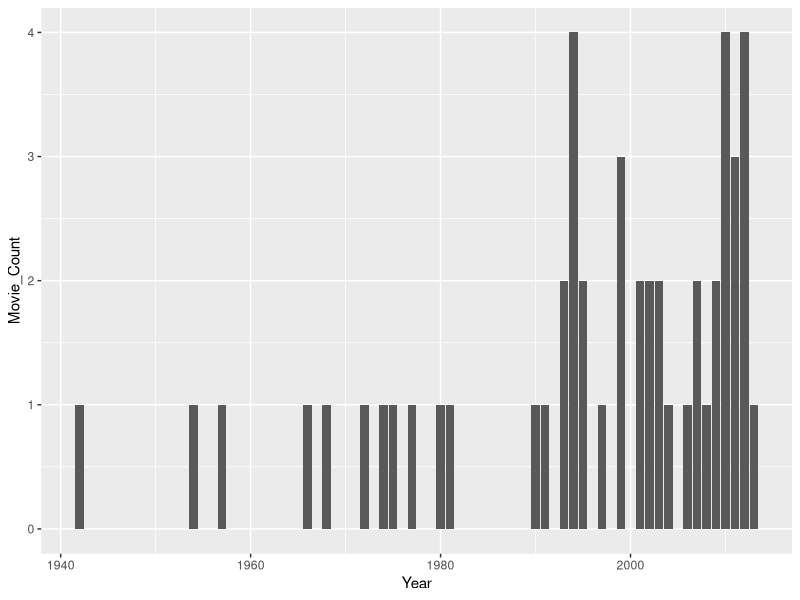
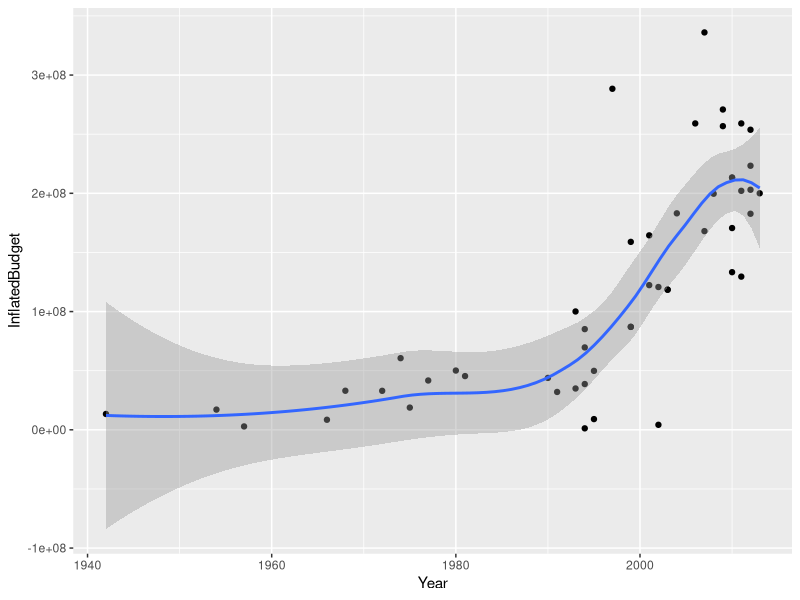
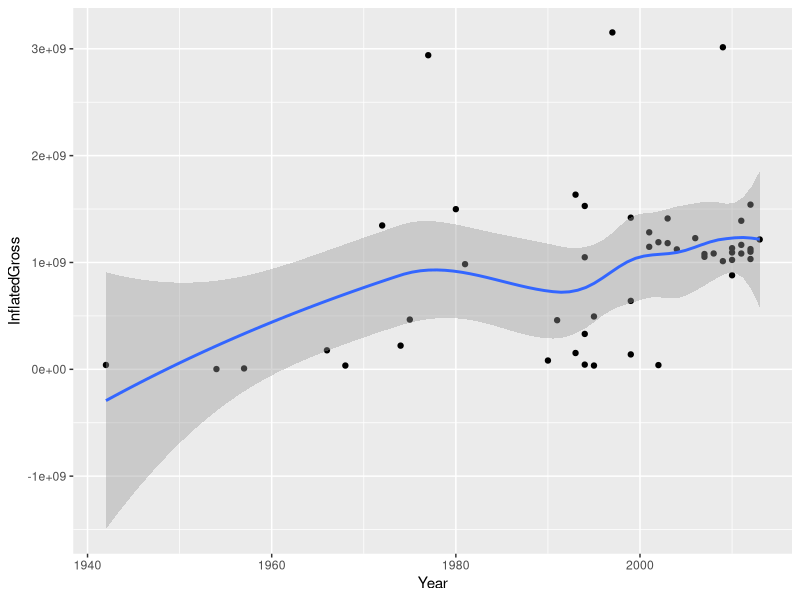
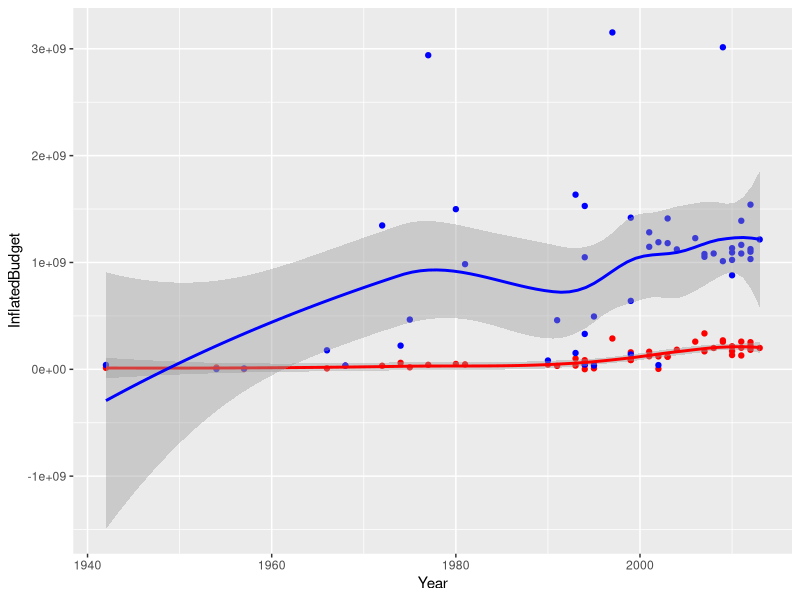
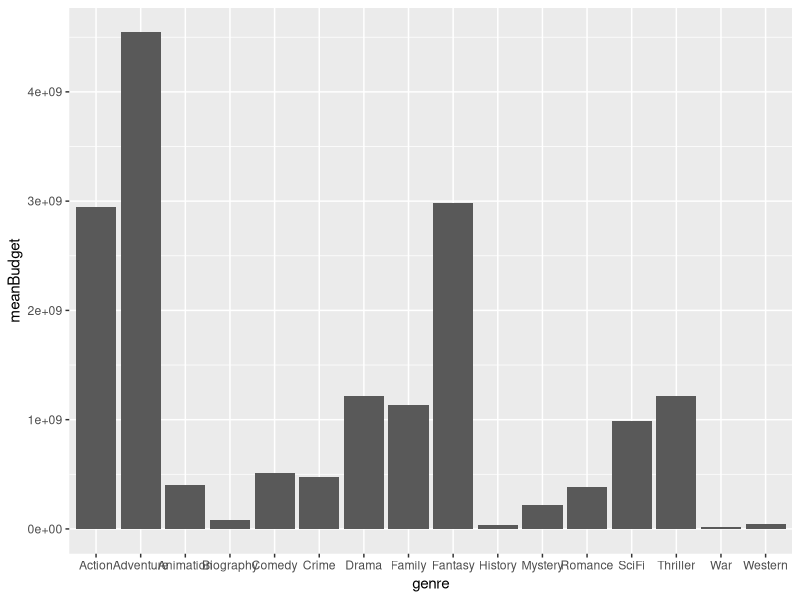
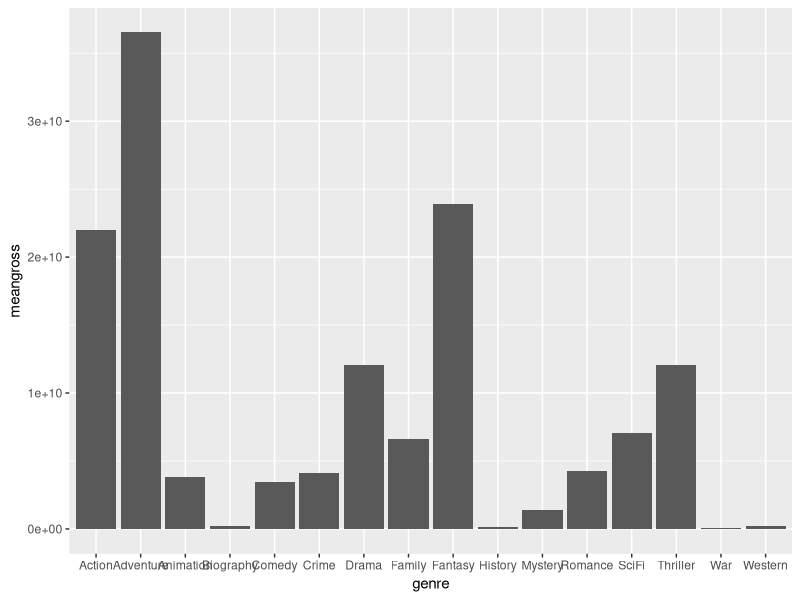
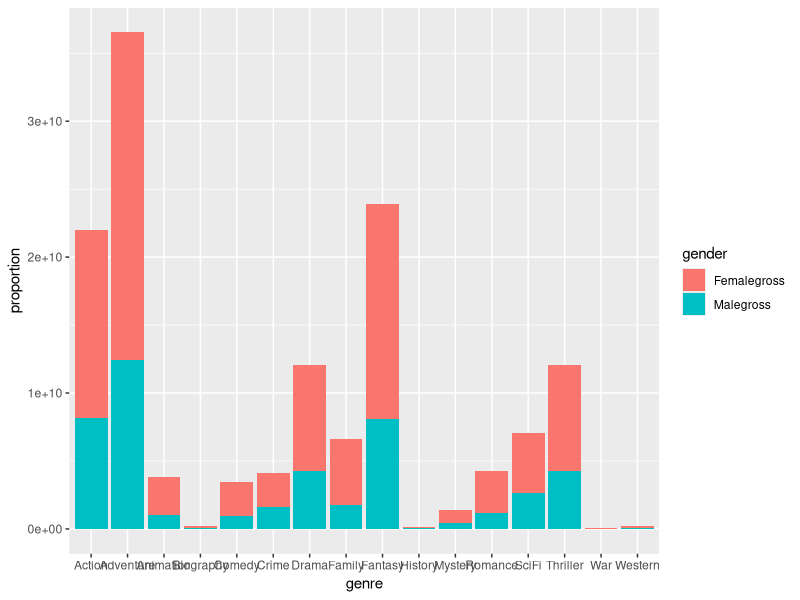
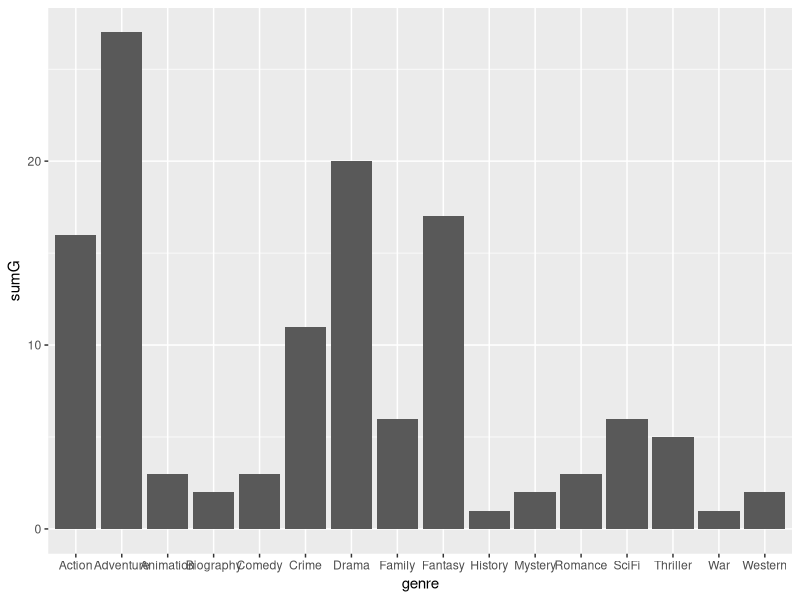

Recreate these plots in R, in order.
## ---- chunk 1
knitr::opts_chunk$set(echo = TRUE)
## ---- chunk 2
#Packages loading to use
library(tidyverse) ##Loaded for dplyr and to 'clean' data
library(ggplot2) ##Loaded for plotting
library(dplyr) ##Loaded for computer issues

## ---- chunk 3
##Read in data and save it to variable raw_data
raw_data <- read.csv(file = "popular_film_data.csv")
glimpse (raw_data)
## ---- chunk 4
#To remove "$" and "," from InflatedBudget
raw_data$InflatedBudget <-  gsub("\\$","", raw_data$InflatedBudget) 
raw_data$InflatedBudget <-  as.numeric(gsub(",","", raw_data$InflatedBudget))

#To remove "$" and "," from InflatedGross
raw_data$InflatedGross <-  gsub("\\$","", raw_data$InflatedGross) 
raw_data$InflatedGross <-  as.numeric(gsub(",","", raw_data$InflatedGross))

#To remove "$" and "," from TotalGross
raw_data$TotalGross <-  gsub("\\$","", raw_data$TotalGross) 
raw_data$TotalGross <-  as.numeric(gsub(",","", raw_data$TotalGross))

#To View our now changed data. 
glimpse (raw_data)
## ---- chunk 5
raw_data <- raw_data |> mutate (Proportion_female = (1 - Proportion_male))

#To view our data with the new variable.
glimpse(raw_data)
## ---- chunk 6
#What is the release year range of the films in our dataset?
range(raw_data$Year)

## ---- chunk 7
 raw_data|>group_by(Year) |> summarise(Movie_Count = n()) |> arrange(desc(Movie_Count))

## ---- chunk 8
#Storing the code to the "count_movieby_year" variable. 

count_movieby_year <-  raw_data|>group_by(Year) |> summarise(Movie_Count = n()) |> arrange(desc(Movie_Count))
ggplot(count_movieby_year, aes(x = Year, y = Movie_Count)) + geom_col()
## ---- chunk 9
raw_data |> group_by(Year)|> summarise(InflatedBudget) |> ggplot(aes(Year,InflatedBudget)) +geom_point() + geom_smooth()
## ---- chunk 10
raw_data |> group_by(Year) |> summarise(InflatedGross) |> ggplot(aes(Year,InflatedGross)) +geom_point() + geom_smooth()

## ---- chunk 11
#raw_data |> group_by(Year)|> ggplot(aes(Year,InflatedGross, InflatedBudget, color = )) +geom_point() + geom_smooth(method = 'loess', formula = 'y~x')

raw_data |> group_by(Year) |> ggplot(aes(x=Year))+geom_point(aes(y=InflatedBudget),color = "red") + geom_point(aes(y=InflatedGross), color = "blue") + geom_smooth(aes(y=InflatedBudget), color = "red") + geom_smooth(aes(y=InflatedGross), color = "blue")


## ---- chunk 12
raw_data |> slice_max(InflatedGross, n = 10) |> select(FilmName, Year, InflatedGross)
## ---- chunk 13
raw_data |> slice_max(InflatedBudget, n = 1) |> select(FilmName, InflatedGross)
raw_data |> slice_min(InflatedBudget, n = 1) |> select(FilmName, InflatedGross)

## ---- chunk 14
raw_data |> slice_max(InflatedGross, n = 10) |> select(FilmName, InflatedGross)
#still need the genre
## ---- chunk 15
#We'll arrange the code to output what we need to see. 
genreGrossBudget <- (rbind(cbind(genre = "Comedy", raw_data %>% filter(Comedy == 1) %>% summarise(meangross = mean(InflatedGross), meanBudget = mean(InflatedBudget), Male_Proportion = Proportion_male, Female_Proportion = Proportion_female, Femalegross = ((mean(Proportion_female))*meangross), Malegross = ((mean(Proportion_male))*meangross))),
      cbind(genre = "Drama", raw_data %>% filter(Drama == 1) %>% summarise(meangross = mean(InflatedGross),meanBudget = mean(InflatedBudget),  Male_Proportion = Proportion_male, Female_Proportion = Proportion_female, Femalegross = ((mean(Proportion_female))*meangross), Malegross = ((mean(Proportion_male))*meangross))),
      cbind(genre = "Western", raw_data %>% filter(Western == 1) %>% summarise(meangross = mean(InflatedGross),meanBudget = mean(InflatedBudget),  Male_Proportion = Proportion_male, Female_Proportion = Proportion_female, Femalegross = ((mean(Proportion_female))*meangross), Malegross = ((mean(Proportion_male))*meangross))),
      cbind(genre = "Action", raw_data %>% filter(Action == 1) %>% summarise(meangross = mean(InflatedGross),meanBudget = mean(InflatedBudget),  Male_Proportion = Proportion_male, Female_Proportion = Proportion_female, Femalegross = ((mean(Proportion_female))*meangross), Malegross = ((mean(Proportion_male))*meangross))),
     cbind(genre = "Biography", raw_data %>% filter(Biography == 1) %>% summarise(meangross = mean(InflatedGross),meanBudget = mean(InflatedBudget), Malegross = ((mean(Proportion_male))*meangross), Male_Proportion = Proportion_male, Female_Proportion = Proportion_female, Femalegross = ((mean(Proportion_female))*meangross), Malegross = ((mean(Proportion_male))*meangross))),
    cbind(genre = "History", raw_data %>% filter(History == 1) %>% summarise(meangross = mean(InflatedGross),meanBudget = mean(InflatedBudget),  Male_Proportion = Proportion_male, Female_Proportion = Proportion_female, Femalegross = ((mean(Proportion_female))*meangross), Malegross = ((mean(Proportion_male))*meangross))), 
    cbind(genre = "Adventure", raw_data %>% filter(Adventure == 1) %>% summarise(meangross = mean(InflatedGross),meanBudget = mean(InflatedBudget),  Male_Proportion = Proportion_male, Female_Proportion = Proportion_female, Femalegross = ((mean(Proportion_female))*meangross), Malegross = ((mean(Proportion_male))*meangross))),
        cbind(genre = "Fantasy", raw_data %>% filter(Fantasy == 1) %>% summarise(meangross = mean(InflatedGross),meanBudget = mean(InflatedBudget),  Male_Proportion = Proportion_male, Female_Proportion = Proportion_female, Femalegross = ((mean(Proportion_female))*meangross), Malegross = ((mean(Proportion_male))*meangross))),
    cbind(genre = "Mystery", raw_data %>% filter(Mystery == 1) %>% summarise(meangross = mean(InflatedGross),meanBudget = mean(InflatedBudget),  Male_Proportion = Proportion_male, Female_Proportion = Proportion_female, Femalegross = ((mean(Proportion_female))*meangross), Malegross = ((mean(Proportion_male))*meangross))),
    cbind(genre = "SciFi", raw_data %>% filter(SciFi == 1) %>% summarise(meangross = mean(InflatedGross),meanBudget = mean(InflatedBudget),  Male_Proportion = Proportion_male, Female_Proportion = Proportion_female, Femalegross = ((mean(Proportion_female))*meangross), Malegross = ((mean(Proportion_male))*meangross))),
    cbind(genre = "Romance", raw_data %>% filter(Romance == 1) %>% summarise(meangross = mean(InflatedGross),meanBudget = mean(InflatedBudget),  Male_Proportion = Proportion_male, Female_Proportion = Proportion_female, Femalegross = ((mean(Proportion_female))*meangross), Malegross = ((mean(Proportion_male))*meangross))),
    cbind(genre = "Thriller", raw_data %>% filter(Drama == 1) %>% summarise(meangross = mean(InflatedGross),meanBudget = mean(InflatedBudget),  Male_Proportion = Proportion_male, Female_Proportion = Proportion_female, Femalegross = ((mean(Proportion_female))*meangross), Malegross = ((mean(Proportion_male))*meangross))),
    cbind(genre = "Crime", raw_data %>% filter(Crime == 1) %>% summarise(meangross = mean(InflatedGross),meanBudget = mean(InflatedBudget),  Male_Proportion = Proportion_male, Female_Proportion = Proportion_female, Femalegross = ((mean(Proportion_female))*meangross), Malegross = ((mean(Proportion_male))*meangross))),
    cbind(genre = "War", raw_data %>% filter(War == 1) %>% summarise(meangross = mean(InflatedGross),meanBudget = mean(InflatedBudget),  Male_Proportion = Proportion_male, Female_Proportion = Proportion_female, Femalegross = ((mean(Proportion_female))*meangross), Malegross = ((mean(Proportion_male))*meangross))),
    cbind(genre = "Family", raw_data %>% filter(Family == 1) %>% summarise(meangross = mean(InflatedGross),meanBudget = mean(InflatedBudget),  Male_Proportion = Proportion_male, Female_Proportion = Proportion_female, Femalegross = ((mean(Proportion_female))*meangross), Malegross = ((mean(Proportion_male))*meangross))),
    cbind(genre = "Animation", raw_data %>% filter(Animation == 1) %>% summarise(meangross = mean(InflatedGross),meanBudget = mean(InflatedBudget), Male_Proportion = Proportion_male, Female_Proportion = Proportion_female, Femalegross = ((mean(Proportion_female))*meangross), Malegross = ((mean(Proportion_male))*meangross)))) %>% arrange(desc(meanBudget)))
genreGrossBudget

## ---- chunk 16
#Over all, what genre cost more to produce on average? How much did that category produce in grossings?

#Over all, what genre cost more to produce on average? How much did that category produce in grossing? 
genreGrossBudget |> slice(which(meanBudget ==max(meanBudget) | meanBudget == min(meanBudget))) |> distinct()

## ---- chunk 17
ggplot(genreGrossBudget) + geom_bar(mapping = aes(genre, meanBudget), stat = "identity")

#ggplot for meangross
ggplot(genreGrossBudget) + geom_bar(mapping = aes(genre, meangross), stat = "identity")
## ---- chunk 18
#genreGrossBudget <- genreGrossBudget |> mutate ( Gross_Female = (as.numeric(genreGrossBudget$meangross) * as.numeric(raw_data$Proportion_female)))

genreGrossBudget |> pivot_longer(cols = ends_with("alegross"), names_to = "gender", values_to = "proportion") |> ggplot() + geom_col(aes(x = genre, y = proportion, fill = gender))
## ---- chunk 19

genre_total <- rbind(cbind(genre = "Comedy", raw_data %>% filter(Comedy == 1) %>% summarise(sumG = sum(Comedy == 1))),
    cbind(genre = "Drama", raw_data %>% filter(Drama == 1) %>% summarise(sumG = sum(Drama == 1))),
    cbind(genre = "Western", raw_data %>% filter(Western == 1) %>% summarise(sumG = sum(Western == 1))),
    cbind(genre = "Action", raw_data %>% filter(Action == 1) %>% summarise(sumG = sum(Action == 1))),
    cbind(genre = "Biography", raw_data %>% filter(Biography == 1) %>% summarise(sumG = sum(Biography == 1))),
    cbind(genre = "History", raw_data %>% filter(History == 1) %>% summarise(sumG = sum(History == 1))),
    cbind(genre = "Adventure", raw_data %>% filter(Adventure == 1) %>% summarise(sumG = sum(Adventure == 1))),
    cbind(genre = "Fantasy", raw_data %>% filter(Fantasy == 1) %>% summarise(sumG = sum(Fantasy == 1))),
    cbind(genre = "Mystery", raw_data %>% filter(Mystery == 1) %>% summarise(sumG = sum(Mystery == 1))),
    cbind(genre = "SciFi", raw_data %>% filter(SciFi == 1) %>% summarise(sumG = sum(SciFi == 1))),
    cbind(genre = "Romance", raw_data %>% filter(Romance == 1) %>% summarise(sumG = sum(Romance == 1))),
    cbind(genre = "Thriller", raw_data %>% filter(Thriller == 1) %>% summarise(sumG = sum(Thriller == 1))),
    cbind(genre = "Crime", raw_data %>% filter(Crime == 1) %>% summarise(sumG = sum(Crime == 1))),
    cbind(genre = "War", raw_data %>% filter(War == 1) %>% summarise(sumG = sum(War == 1))),
    cbind(genre = "Family", raw_data %>% filter(Family == 1) %>% summarise(sumG = sum(Family == 1))),
    cbind(genre = "Animation", raw_data %>% filter(Animation == 1) %>% summarise(sumG = sum(Animation == 1))))%>% arrange(desc(sumG))

genre_total
#the end of numbers of genre

#ggplot(genre_total) + geom_histogram(mapping = aes(x = (genre_total$stat = "count"), stat = "identity"))+ geom_histogram(bins = 15)
#ggplot(genre_total, aes(x = (genre_total$stat = "count"), stat = "identity") + geom_histogram(bins = 15))
ggplot(genre_total) + geom_bar(mapping = aes(genre, sumG), stat = "identity")


## ---- chunk 20
#genre enjoyment
genre_enj <- rbind(cbind(genre = "Comedy", raw_data %>% filter(Comedy == 1) %>% summarise(meanenj = mean(Enjoyment))),
    cbind(genre = "Drama", raw_data %>% filter(Drama == 1) %>% summarise(meanenj = mean(Enjoyment))),
    cbind(genre = "Western", raw_data %>% filter(Western == 1) %>% summarise(meanenj = mean(Enjoyment))),
    cbind(genre = "Action", raw_data %>% filter(Action == 1) %>% summarise(meanenj = mean(Enjoyment))),
    cbind(genre = "Biography", raw_data %>% filter(Biography == 1) %>% summarise(meanenj = mean(Enjoyment))),
    cbind(genre = "History", raw_data %>% filter(History == 1) %>% summarise(meanenj = mean(Enjoyment))),
    cbind(genre = "Adventure", raw_data %>% filter(Adventure == 1) %>% summarise(meanenj = mean(Enjoyment))),
    cbind(genre = "Fantasy", raw_data %>% filter(Fantasy == 1) %>% summarise(meanenj = mean(Enjoyment))),
    cbind(genre = "Mystery", raw_data %>% filter(Mystery == 1) %>% summarise(meanenj = mean(Enjoyment))),
    cbind(genre = "SciFi", raw_data %>% filter(SciFi == 1) %>% summarise(meanenj = mean(Enjoyment))),
    cbind(genre = "Romance", raw_data %>% filter(Romance == 1) %>% summarise(meanenj = mean(Enjoyment))),
    cbind(genre = "Thriller", raw_data %>% filter(Thriller == 1) %>% summarise(meanenj = mean(Enjoyment))),
    cbind(genre = "Crime", raw_data %>% filter(Crime == 1) %>% summarise(meanenj = mean(Enjoyment))),
    cbind(genre = "War", raw_data %>% filter(War == 1) %>% summarise(meanenj = mean(Enjoyment))),
    cbind(genre = "Family", raw_data %>% filter(Family == 1) %>% summarise(meanenj = mean(Enjoyment))),
    cbind(genre = "Animation", raw_data %>% filter(Animation == 1) %>% summarise(meanenj = mean(Enjoyment))))%>% arrange(desc(meanenj))

genre_enj |> slice(which(meanenj ==max(meanenj) | meanenj == min(meanenj))) |> distinct()

## ---- chunk 21
#genre appreaction
genre_app <- rbind(cbind(genre = "Comedy", raw_data %>% filter(Comedy == 1) %>% summarise(meanapp = mean(Appreciation))),
    cbind(genre = "Drama", raw_data %>% filter(Drama == 1) %>% summarise(meanapp = mean(Appreciation))),
    cbind(genre = "Western", raw_data %>% filter(Western == 1) %>% summarise(meanapp = mean(Appreciation))),
    cbind(genre = "Action", raw_data %>% filter(Action == 1) %>% summarise(meanapp = mean(Appreciation))),
    cbind(genre = "Biography", raw_data %>% filter(Biography == 1) %>% summarise(meanapp = mean(Appreciation))),
    cbind(genre = "History", raw_data %>% filter(History == 1) %>% summarise(meanapp = mean(Appreciation))),
    cbind(genre = "Adventure", raw_data %>% filter(Adventure == 1) %>% summarise(meanapp = mean(Appreciation))),
    cbind(genre = "Fantasy", raw_data %>% filter(Fantasy == 1) %>% summarise(meanapp = mean(Appreciation))),
    cbind(genre = "Mystery", raw_data %>% filter(Mystery == 1) %>% summarise(meanapp = mean(Appreciation))),
    cbind(genre = "SciFi", raw_data %>% filter(SciFi == 1) %>% summarise(meanapp = mean(Appreciation))),
    cbind(genre = "Romance", raw_data %>% filter(Romance == 1) %>% summarise(meanapp = mean(Appreciation))),
    cbind(genre = "Thriller", raw_data %>% filter(Thriller == 1) %>% summarise(meanapp = mean(Appreciation))),
    cbind(genre = "Crime", raw_data %>% filter(Crime == 1) %>% summarise(meanapp = mean(Appreciation))),
    cbind(genre = "War", raw_data %>% filter(War == 1) %>% summarise(meanapp = mean(Appreciation))),
    cbind(genre = "Family", raw_data %>% filter(Family == 1) %>% summarise(meanapp = mean(Appreciation))),
    cbind(genre = "Animation", raw_data %>% filter(Animation == 1) %>% summarise(meanapp = mean(Appreciation))))%>% arrange(desc(meanapp))

genre_app |> slice(which(meanapp ==max(meanapp) | meanapp == min(meanapp))) |> distinct()
## ---- chunk 22
raw_data |> slice_max(Appreciation, n = 10)|> select(FilmName,Appreciation, Enjoyment)

raw_data |> slice_max(Enjoyment, n = 10) |> select(FilmName, Enjoyment, Appreciation)

raw_data |> slice_max(InflatedGross, n = 10) |> select(FilmName, InflatedGross, Appreciation, Enjoyment)
